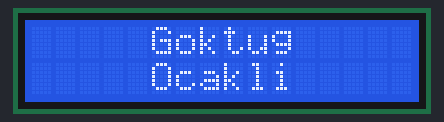
Bench run of a sketch on a simulated Arduino Uno, built with avr-gcc and run on an emulated ATmega328P. Shown: 16×2 character LCD.

Above: at 0.1 s.
At 2.1 s:
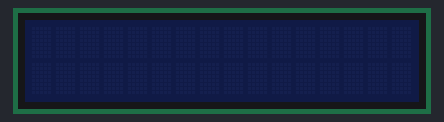

The sketch:

lcd-display.ino
```cpp
#include <LiquidCrystal_I2C.h>
///I2C MODÜLÜNÜN ARKASINDAKİ POTANSİYOMETRE İLE KOTRAST AYARINI YAP. Adjusting The LCD Contrast
LiquidCrystal_I2C lcd(0x27, 16,2);

void setup() {
  // put your setup code here, to run once:
  lcd.begin();
}

void loop() {
  // put your main code here, to run repeatedly:
  lcd.setCursor(5, 0);
  lcd.print("Goktug");
  lcd.setCursor(5,1);
  lcd.print("Ocakli");
  delay(2000);
  lcd.clear();


  lcd.noBacklight();
  delay(2000);
  lcd.backlight();


}
```

Measured:
- by itself, everything shown: repeats every 4.0 s, in 3 steps
- what the display in image 1 shows lasts 2.0 s, from 2.1 s to 4.1 s
